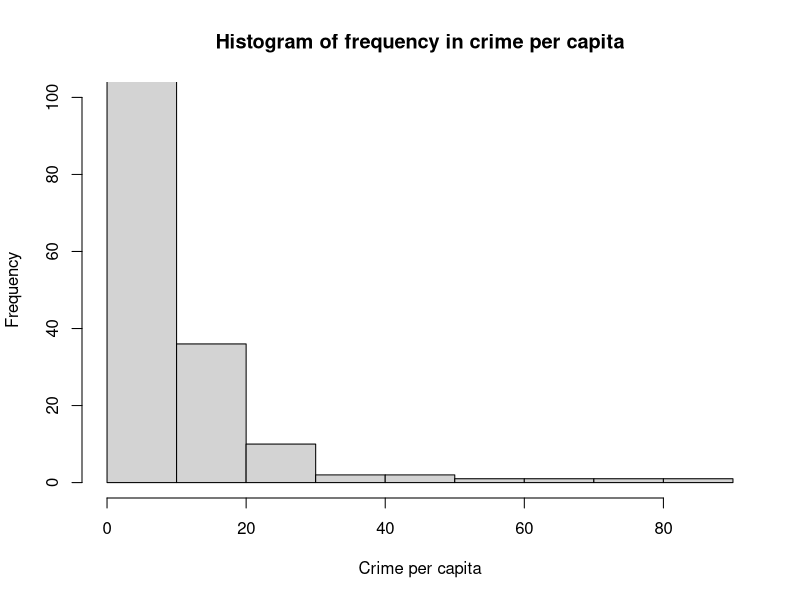
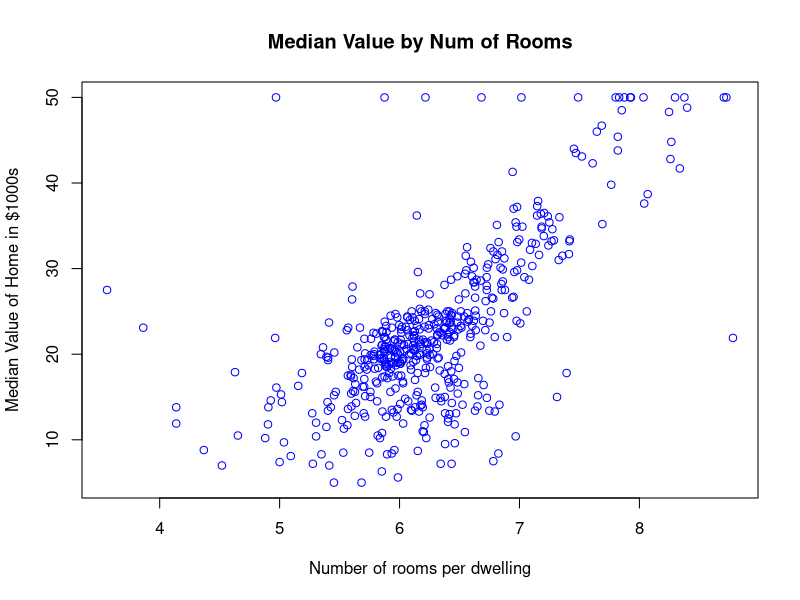
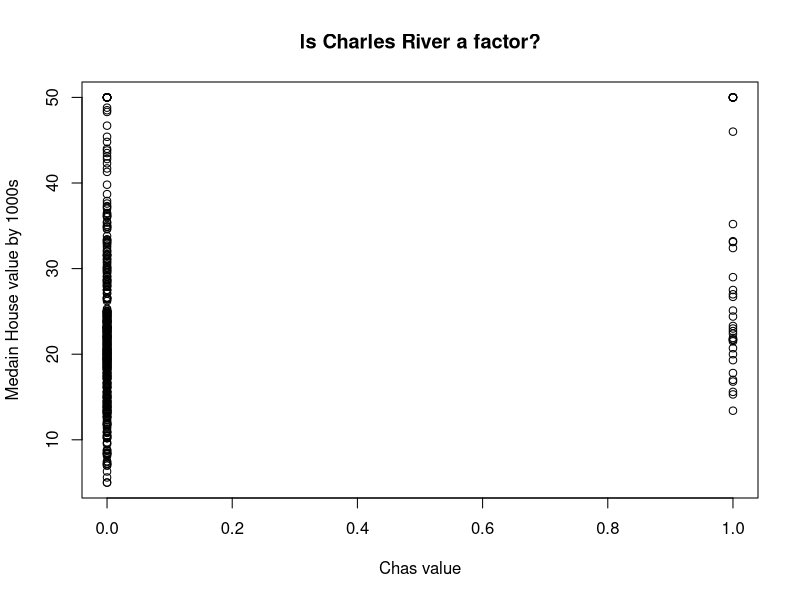
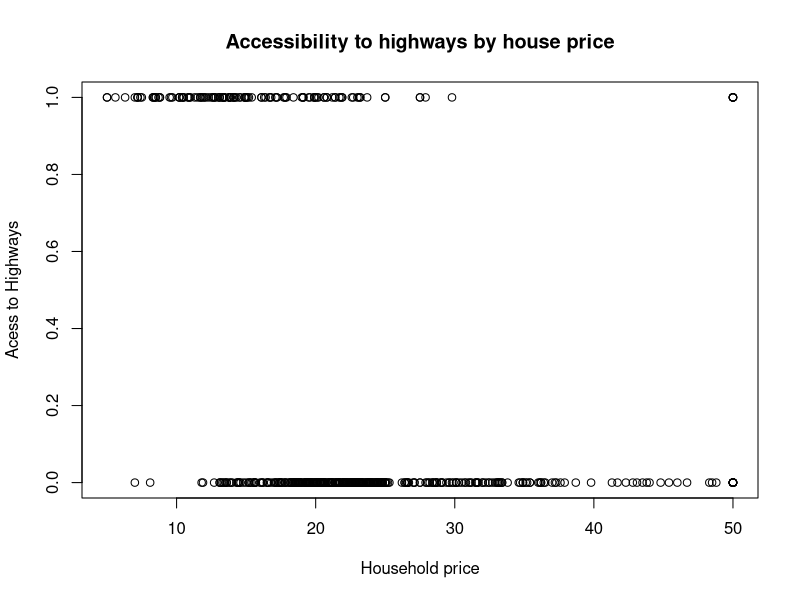

Source code (R) for these figures, in order:
## ---- chunk 1
library(MASS)
data(Boston)
str(Boston)
## ---- chunk 2
head(Boston)
## ---- chunk 3
tail(Boston, n=2)
## ---- chunk 4
Boston[5,]
## ---- chunk 5
head(Boston[1])
## ---- chunk 6
variable.names(Boston)
## ---- chunk 7
mean(Boston$crim)
median(Boston$crim)
range(Boston$crim)
## ---- chunk 8
hist(Boston$crim,
     main = "Histogram of frequency in crime per capita",
     xlab = "Crime per capita",
     xlim = c(0,90),
     ylim = c(0, 100))
## ---- chunk 9
cor(Boston$crim, Boston$medv)
## ---- chunk 10
plot(Boston$rm, Boston$medv, main = "Median Value by Num of Rooms", ylab =  "Median Value of Home in $1000s", xlab = "Number of rooms per dwelling",
     col = "blue")
## ---- chunk 11
cor(Boston$rm, Boston$medv)
## ---- chunk 12
plot(Boston$chas, Boston$medv, main = "Is Charles River a factor?",xlab = "Chas value",ylab = "Medain House value by 1000s")
## ---- chunk 13
cor(Boston$medv, Boston$chas)
## ---- chunk 14
summary(Boston$rad)
unique(Boston$rad)
sum(Boston$rad > 23)
## ---- chunk 15
far <- Boston$rad > 23
plot(Boston$medv, far, main = "Accessibility to highways by house price", xlab ="Household price" ,ylab ="Acess to Highways", type = "p" )
## ---- chunk 16
summary(Boston[c(1,6,13,14)])
which.max(Boston$medv)
Boston[162, c(1,6,13,14)]
